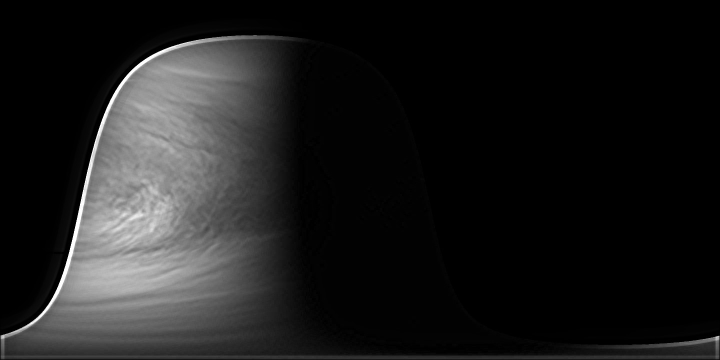
#> input picture r0137/uvi_20200107_0_w.jpg, 1440 x 720 px, found by its file name (shown at 1/2 size)
$ jupyter execute estimate_of.ipynb   (shell and % lines are left out)
#> lines starting #> are read from the running program, lines starting #| are printed output that depends on the picture
[cell 1]
# !pip install opencv-contrib-python==4.5.1.48
# print(cv2.__version__)

[cell 2]
import cv2
import numpy as np
from matplotlib import pyplot as plt
# from google.colab.patches import cv2_imshow

[cell 3]
import cv2
import numpy as np

# Загрузка двух последовательных кадров сцены
in1 = cv2.imread('r0137_jpg/small/uvi_20200107_0_w.jpg', cv2.IMREAD_GRAYSCALE)
#> in1 is the input picture: shape (720, 1440); min 0, max 255, mean 28.7
in2 = cv2.imread('r0137_jpg/small/uvi_20200107_1_w.jpg', cv2.IMREAD_GRAYSCALE)
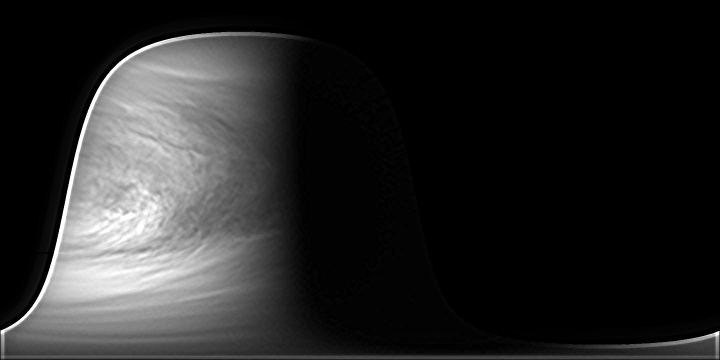
#> input picture r0137/uvi_20200107_1_w.jpg, 1440 x 720 px, found by its file name (shown at 1/2 size)
#> in2 is the input picture: shape (720, 1440); min 0, max 255, mean 38.9

# Параметры для Farneback
pyr_scale = 0.4
levels = 3
winsize = 16
iterations = 10
poly_n = 5
poly_sigma = 1.2
flags = 0

# Вычисление оптического потока с Farneback
flow_mat = cv2.calcOpticalFlowFarneback(in1, in2, None, pyr_scale, levels, winsize, iterations, poly_n, poly_sigma, flags)

# Преобразование потока для отображения
magnitude, angle = cv2.cartToPolar(flow_mat[..., 0], flow_mat[..., 1])
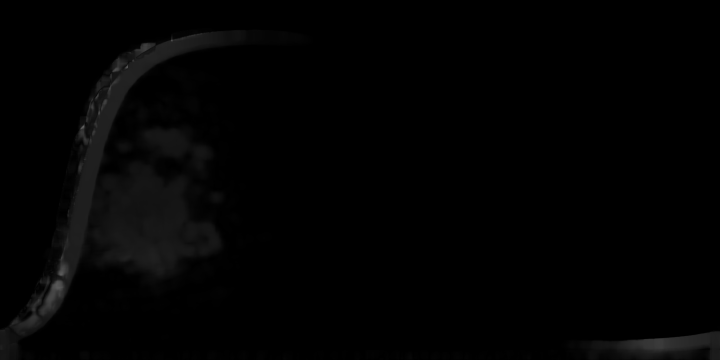
#> magnitude: shape (720, 1440) float32 (shown at 1/2 size); min 0, max 108.2, mean 2.7
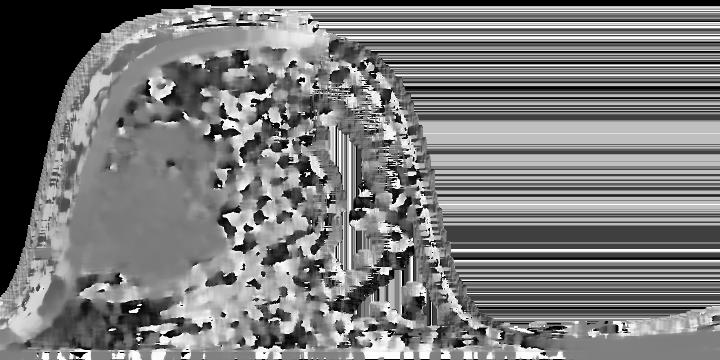
#> angle: shape (720, 1440) float32 (shown at 1/2 size); min 0, max 6.28, mean 3; drawn with min black and max white
hsv = np.zeros((in1.shape[0], in1.shape[1], 3), dtype=np.uint8)
hsv[..., 0] = angle * 180 / np.pi / 2
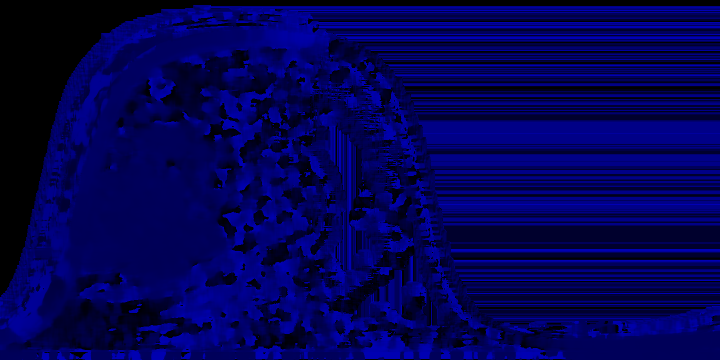
#> hsv: shape (720, 1440, 3) (shown at 1/2 size); mean of channels 0, 1, 2 85.8, 0, 0; drawn as B, G, R
hsv[..., 1] = 255
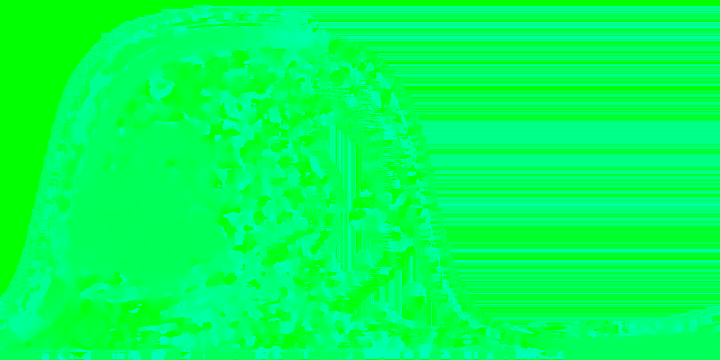
#> hsv: shape (720, 1440, 3) (shown at 1/2 size); mean of channels 0, 1, 2 85.8, 255, 0; drawn as B, G, R
hsv[..., 2] = cv2.normalize(magnitude, None, 0, 255, cv2.NORM_MINMAX)
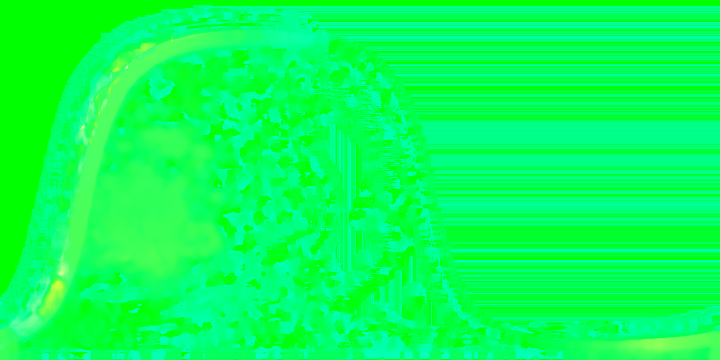
#> hsv: shape (720, 1440, 3) (shown at 1/2 size); mean of channels 0, 1, 2 85.8, 255, 6.3; drawn as B, G, R
flow_rgb = cv2.cvtColor(hsv, cv2.COLOR_HSV2BGR)
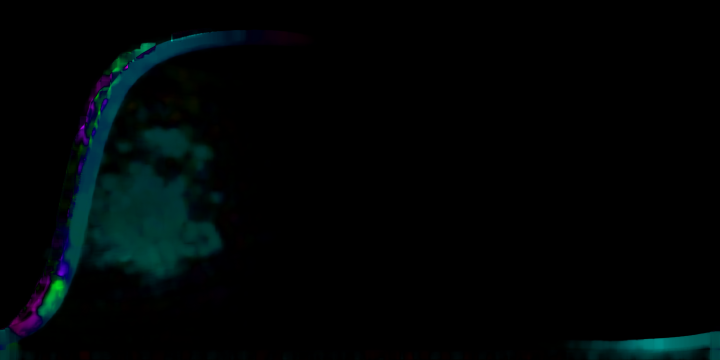
#> flow_rgb: shape (720, 1440, 3) (shown at 1/2 size); mean B, G, R 5.6, 5.1, 0.4

# Отображение
cv2.imshow("Optical Flow (Farneback)", flow_rgb)
cv2.waitKey(0)
cv2.destroyAllWindows()

[cell 4]
# Загрузка изображений
in1 = cv2.imread('r0137_jpg/small/uvi_20200107_0_w.jpg')
in2 = cv2.imread('r0137_jpg/small/uvi_20200107_1_w.jpg')

# Проверка, что изображения загружены
if in1 is None or in2 is None:
    print('Could not open or find the images!')
    exit(0)

fig, (ax0, ax1) = plt.subplots(
    nrows=1, ncols=2, figsize=(12, 5), sharex=True, sharey=True
)

ax0.imshow(in1, cmap=plt.cm.gray)
ax0.axis('on')
ax1.imshow(in2, cmap=plt.cm.gray)
ax1.axis('on')

plt.show()
